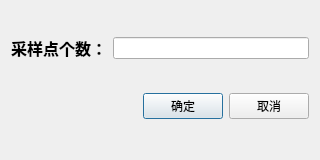
<?xml version="1.0" encoding="UTF-8"?>
<ui version="4.0">
 <class>FilterRandom</class>
 <widget class="QDialog" name="FilterRandom">
  <property name="geometry">
   <rect>
    <x>0</x>
    <y>0</y>
    <width>320</width>
    <height>160</height>
   </rect>
  </property>
  <property name="minimumSize">
   <size>
    <width>320</width>
    <height>160</height>
   </size>
  </property>
  <property name="maximumSize">
   <size>
    <width>320</width>
    <height>160</height>
   </size>
  </property>
  <property name="windowTitle">
   <string>Dialog</string>
  </property>
  <layout class="QGridLayout" name="gridLayout">
   <item row="0" column="0">
    <layout class="QHBoxLayout" name="horizontalLayout">
     <item>
      <widget class="QLabel" name="label">
       <property name="font">
        <font>
         <family>Arial</family>
         <pointsize>12</pointsize>
         <weight>75</weight>
         <bold>true</bold>
        </font>
       </property>
       <property name="text">
        <string>采样点个数：</string>
       </property>
      </widget>
     </item>
     <item>
      <widget class="QLineEdit" name="lineEdit"/>
     </item>
    </layout>
   </item>
   <item row="1" column="0">
    <layout class="QHBoxLayout">
     <property name="spacing">
      <number>6</number>
     </property>
     <property name="leftMargin">
      <number>0</number>
     </property>
     <property name="topMargin">
      <number>0</number>
     </property>
     <property name="rightMargin">
      <number>0</number>
     </property>
     <property name="bottomMargin">
      <number>0</number>
     </property>
     <item>
      <spacer>
       <property name="orientation">
        <enum>Qt::Horizontal</enum>
       </property>
       <property name="sizeHint" stdset="0">
        <size>
         <width>131</width>
         <height>31</height>
        </size>
       </property>
      </spacer>
     </item>
     <item>
      <widget class="QPushButton" name="btn_Ok">
       <property name="text">
        <string>确定</string>
       </property>
      </widget>
     </item>
     <item>
      <widget class="QPushButton" name="btn_Cancel">
       <property name="text">
        <string>取消</string>
       </property>
      </widget>
     </item>
    </layout>
   </item>
  </layout>
 </widget>
 <resources/>
 <connections>
  <connection>
   <sender>btn_Ok</sender>
   <signal>clicked()</signal>
   <receiver>FilterRandom</receiver>
   <slot>btn_Ok_clicked()</slot>
   <hints>
    <hint type="sourcelabel">
     <x>228</x>
     <y>127</y>
    </hint>
    <hint type="destinationlabel">
     <x>96</x>
     <y>254</y>
    </hint>
   </hints>
  </connection>
  <connection>
   <sender>btn_Cancel</sender>
   <signal>clicked()</signal>
   <receiver>FilterRandom</receiver>
   <slot>btn_Cancel_clicked()</slot>
   <hints>
    <hint type="sourcelabel">
     <x>309</x>
     <y>127</y>
    </hint>
    <hint type="destinationlabel">
     <x>179</x>
     <y>282</y>
    </hint>
   </hints>
  </connection>
 </connections>
 <slots>
  <slot>btn_Ok_clicked()</slot>
  <slot>btn_Cancel_clicked()</slot>
 </slots>
</ui>
